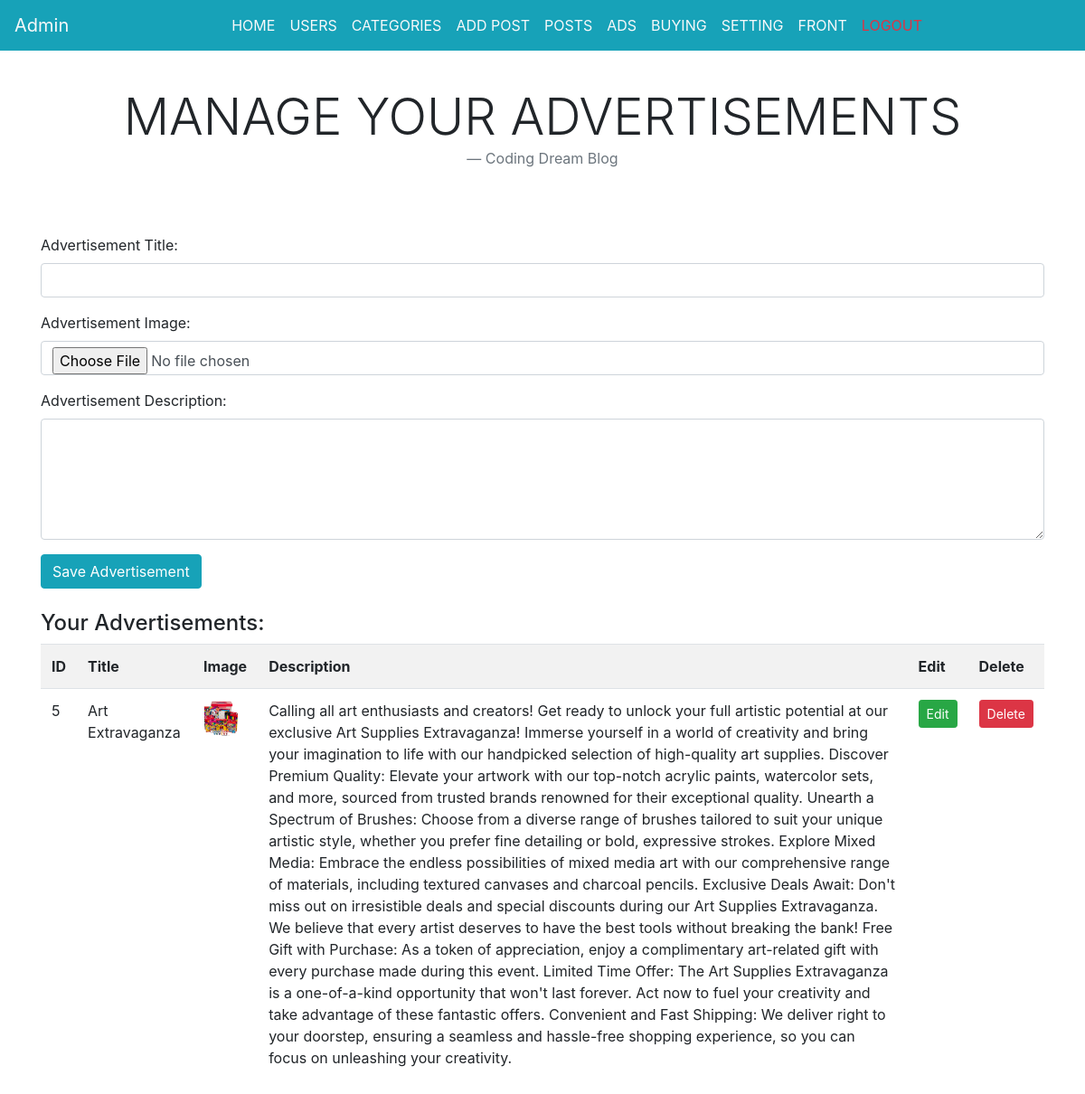
The app's page /ads.php (signed in), older data.
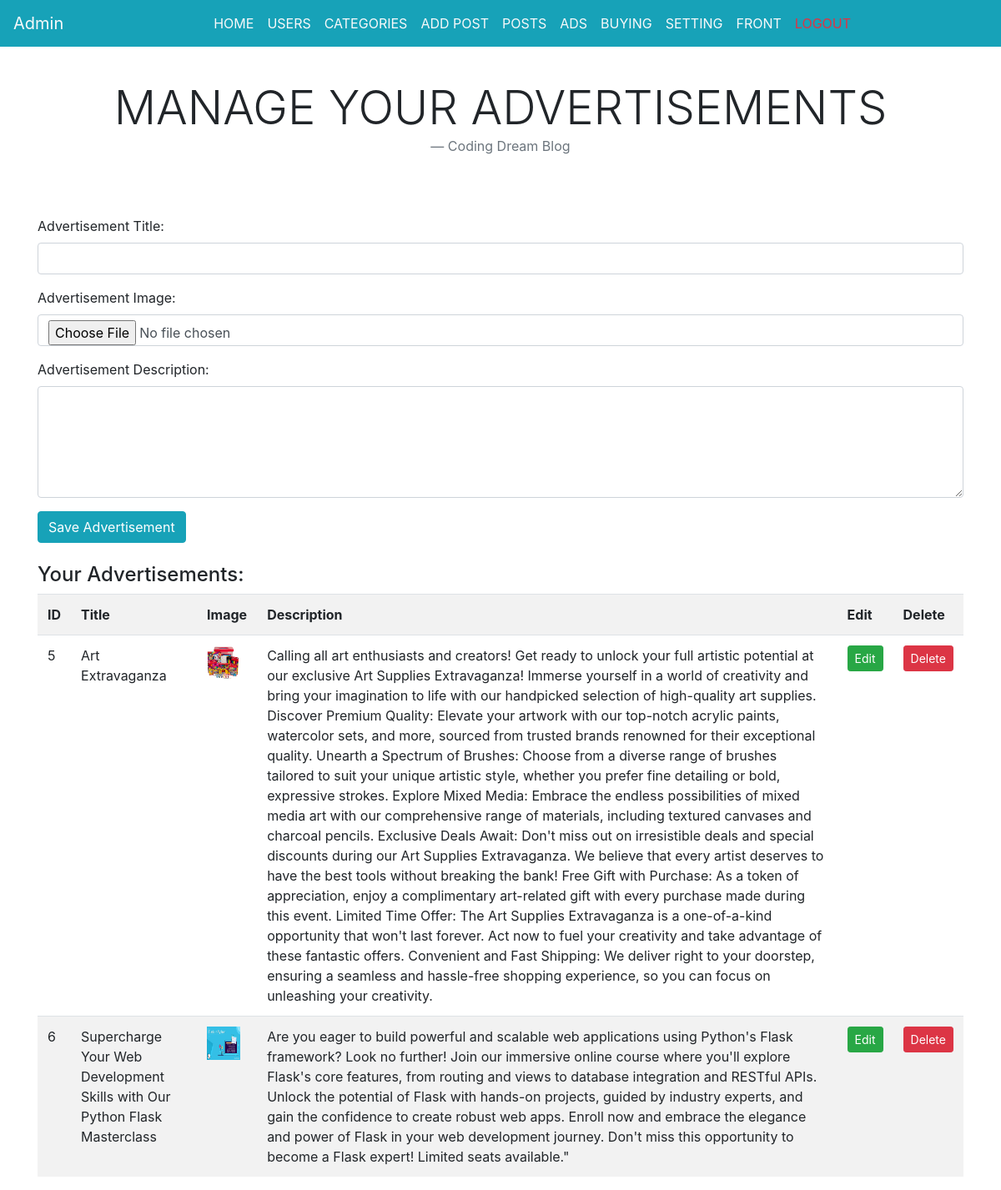
The same page, newer data.
### tables this page shows
CREATE TABLE `advertisements` (
  `id` int(20) NOT NULL,
  `title` varchar(255) DEFAULT NULL,
  `image` varchar(255) DEFAULT NULL,
  `description` text DEFAULT NULL
);

### connect.php (called while the page is built, shortened)
<?php
if(isset($_SESSION['id']) && isset($_SESSION['role'])){
$logrole    		= $_SESSION['role'];
}
?>

### ads.php (the view, shortened to what this page needs)
<?php
include_once "connect.php";
include_once "header.php";
if ($logrole == 'admin') {
    include_once "admin.php";
} else {
    header("Location: logout.php");
}
$query = "SELECT * FROM advertisements";
$result = $db->query($query);
if ($result) {
    $advertisements = $result->fetch_all(MYSQLI_ASSOC);
} else {
    echo "Error: " . $db->error;
}
?>
<main role="main" class="container">
    <div class="row">
        <div class="col-md-12 col-sm-12 col-lg-12">
<blockquote class="blockquote text-center mb-5">
  <h1 class="mb-0 text-uppercase display-4">Manage Your Advertisements</h1>
  <footer class="blockquote-footer">Coding Dream Blog</footer>
</blockquote>
            <br>
            <form method="post" enctype="multipart/form-data">
                <div class="form-group">
                    <label for="title">Advertisement Title:</label>
                    <input type="text" class="form-control" id="title" name="title" required value="<?php echo isset($advertisement['title']) ? $advertisement['title'] : ''; ?>">
                </div>
                <div class="form-group">
                    <label for="image">Advertisement Image:</label>
                    <input type="file" class="form-control" id="image" name="image" <?php echo isset($advertisement['id']) ? '' : 'required'; ?>>
                </div>
                <div class="form-group">
                    <label for="description">Advertisement Description:</label>
                    <textarea class="form-control" id="description" name="description" rows="5" required><?php echo isset($advertisement['description']) ? $advertisement['description'] : ''; ?></textarea>
                </div>
                <input type="submit" class="btn btn-info" value="<?php echo isset($_GET['edit']) ? 'Update Advertisement' : 'Save Advertisement'; ?>" name="submit">
            </form>
            <br>
            <h4>Your Advertisements:</h4>
            <table class="table table-striped">
                <tr>
                    <th>ID</th>
                    <th>Title</th>
                    <th>Image</th>
                    <th>Description</th>
                    <th>Edit</th>
                    <th>Delete</th>
                </tr>
                <?php if (isset($advertisements)) { ?>
                    <?php foreach ($advertisements as $advertisement) { ?>
                        <tr>
                            <td><?php echo $advertisement['id']; ?></td>
                            <td><?php echo $advertisement['title']; ?></td>
                            <td><img src="<?php echo $advertisement['image']; ?>" style="width: 40px; height: 40px;"></td>
                            <td><?php echo $advertisement['description']; ?></td>
                            <td><a class="btn btn-success btn-sm" href="?edit=<?php echo $advertisement['id']; ?>">Edit</a></td>
                            <td><a class="btn btn-danger btn-sm" href="?delete=<?php echo $advertisement['id']; ?>">Delete</a></td>
                        </tr>
                    <?php } ?>
                <?php } ?>
            </table>
        </div>
    </div>
</main>

Row changes from the older to the newer data that the page shows:
added advertisements: id "6", title "Supercharge Your Web Development Skills with Our Python Flask Masterclass", image (picture), description "Are you eager to build powerful and scalable web applications using Python's Flask framework? Look no further! Join our immersive online course where you'll explore Flask's core features, from routing and views to database integration and RESTful APIs. Unlock the potential of Flask with hands-on projects, guided by industry experts, and gain the confidence to create robust web apps. Enroll now and embrace the elegance and power of Flask in your web development journey. Don't miss this opportunity to become a Flask expert! Limited seats available.\""
